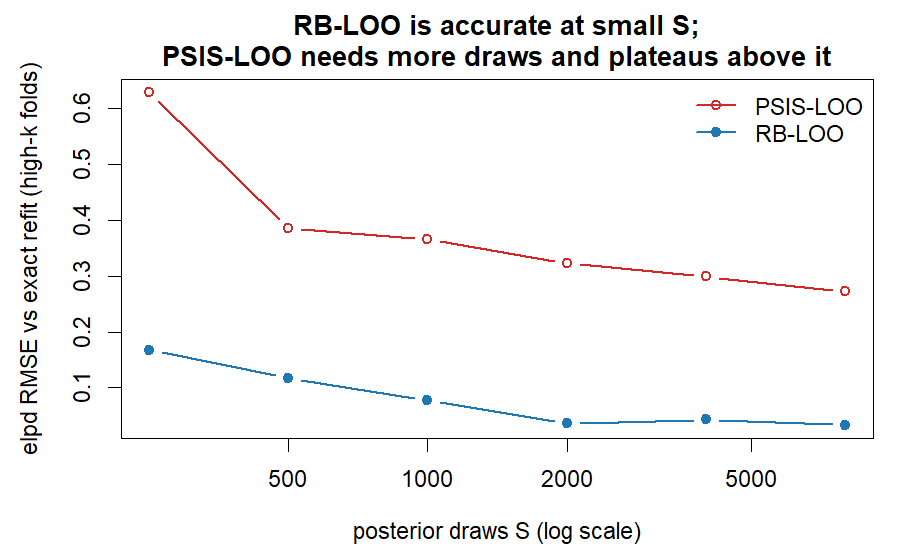

Write the R code that produced this figure.
# =====================================================================
# E-Sscaling : accuracy vs number of posterior draws S.
# The "efficient" claim, made concrete: on the failing folds, RB-LOO's weights
# have finite variance so its elpd converges fast in S, while PSIS-LOO's
# heavy-tailed weights leave it noisy and biased -- needing far more draws and
# never fully catching up. Gaussian random-intercept LMM (conjugate Gibbs); the
# per-fold estimator is subsampled from one long chain so the only thing varying
# is S. Gold = high-precision brute-force refit.
# =====================================================================
suppressMessages(library(loo)); set.seed(1)

gibbs_lmm <- function(y, grp, J, sigma, S=8000, warm=1500, Vmu=100, a0=2, b0=2, keep=rep(TRUE,length(y))) {
  yy<-y[keep]; gg<-grp[keep]; nj<-tabulate(gg,J); ybar<-tapply(yy,factor(gg,1:J),sum); ybar[is.na(ybar)]<-0
  mu<-0; su2<-1; a<-numeric(J); s2<-sigma^2; KM<-numeric(S); KS<-numeric(S); KA<-matrix(0,S,J); tot<-S+warm
  for(t in 1:tot){ prec<-nj/s2+1/su2; va<-1/prec; a<-rnorm(J, va*((ybar-nj*mu)/s2), sqrt(va))
    vmu<-1/(sum(nj)/s2+1/Vmu); mu<-rnorm(1, vmu*sum(yy-a[gg])/s2, sqrt(vmu))
    su2<-1/rgamma(1, a0+J/2, b0+0.5*sum(a^2))
    if(t>warm){i<-t-warm; KM[i]<-mu; KS[i]<-sqrt(su2); KA[i,]<-a} }
  list(mu=KM, su=KS, a=KA, J=J)
}
# per-fold PSIS-LOO and RB-LOO elpd from a draws subset
elpds <- function(y, grp, sigma, dr) {
  J<-dr$J; N<-length(y); nj<-tabulate(grp,J); s2<-sigma^2
  mu_s<-dr$mu; su_s<-dr$su; A_s<-dr$a; S<-length(mu_s)
  L_full<-vapply(1:N,function(i) dnorm(y[i], mu_s+A_s[,grp[i]], sigma, log=TRUE), numeric(S))
  rf<-tryCatch(relative_eff(exp(L_full),chain_id=rep(1L,S)),error=function(e) rep(1,N))
  lf<-suppressWarnings(loo(L_full,r_eff=rf))
  L_rb<-matrix(0,S,N)
  for(i in 1:N){ j<-grp[i]; ij<-which(grp==j); Sj<-rowSums(outer(rep(1,S),y[ij])-mu_s)/s2
    Sjmi<-Sj-(y[i]-mu_s)/s2; Pmi<-1/su_s^2+(nj[j]-1)/s2
    L_rb[,i]<-dnorm(y[i], mu_s+Sjmi/Pmi, sqrt(s2+1/Pmi), log=TRUE) }
  rr<-tryCatch(relative_eff(exp(L_rb),chain_id=rep(1L,S)),error=function(e) rep(1,N))
  lr<-suppressWarnings(loo(L_rb,r_eff=rr))
  list(k=lf$diagnostics$pareto_k, e_full=lf$pointwise[,"elpd_loo"], e_rb=lr$pointwise[,"elpd_loo"])
}
refit_gold <- function(y, grp, J, sigma, i){
  keep<-rep(TRUE,length(y)); keep[i]<-FALSE
  d<-gibbs_lmm(y,grp,J,sigma,S=6000,warm=1500,keep=keep)
  log(mean(dnorm(y[i], d$mu + d$a[,grp[i]], sigma)))
}

n_j<-c(1,1,1,1,2,2,3,5,8); J<-length(n_j); N<-sum(n_j); grp<-rep(1:J,n_j)
sigma<-1.0; su_true<-1.4; S_max<-8000; S_grid<-c(250,500,1000,2000,4000,8000)
REPS<-12
err_ps<-err_rb<-matrix(0,length(S_grid),0)   # cols = folds pooled across reps (high-k)
set.seed(50)
for(r in 1:REPS){
  a_true<-rnorm(J,0,su_true); y<-a_true[grp]+rnorm(N,0,sigma)
  dr<-gibbs_lmm(y,grp,J,sigma,S=S_max)
  ref<-elpds(y,grp,sigma,dr)                      # full-S reference to pick high-k folds
  hi<-which(ref$k>0.7); if(!length(hi)) next
  gold<-vapply(hi, function(i) refit_gold(y,grp,J,sigma,i), numeric(1))
  Ep<-Er<-matrix(NA,length(S_grid),length(hi))
  for(si in seq_along(S_grid)){ S<-S_grid[si]
    drs<-list(mu=dr$mu[1:S], su=dr$su[1:S], a=dr$a[1:S,,drop=FALSE], J=J)
    e<-elpds(y,grp,sigma,drs)
    Ep[si,]<-e$e_full[hi]-gold; Er[si,]<-e$e_rb[hi]-gold }
  err_ps<-cbind(err_ps,Ep); err_rb<-cbind(err_rb,Er)
  cat(sprintf("  rep %2d/%d : %d high-k folds (cumulative %d)\n", r,REPS,length(hi),ncol(err_ps)))
}
rmse_ps<-sqrt(rowMeans(err_ps^2)); rmse_rb<-sqrt(rowMeans(err_rb^2))
cat("\n================ E-Sscaling : elpd RMSE vs refit on high-k folds ================\n")
cat(sprintf("  pooled high-k folds: %d\n", ncol(err_ps)))
for(si in seq_along(S_grid)) cat(sprintf("  S=%5d :  PSIS-LOO RMSE=%.3f   RB-LOO RMSE=%.3f\n", S_grid[si], rmse_ps[si], rmse_rb[si]))
saveRDS(list(S_grid=S_grid, rmse_ps=rmse_ps, rmse_rb=rmse_rb, err_ps=err_ps, err_rb=err_rb), "s_scaling.rds")

png("s_scaling.png", width=900, height=560, res=135)
par(mar=c(4.6,4.6,3,1))
yl<-range(c(rmse_ps,rmse_rb)); plot(S_grid, rmse_ps, type="b", pch=1, col="#d62728", lwd=2, log="x",
     ylim=yl, xlab="posterior draws S (log scale)", ylab="elpd RMSE vs exact refit (high-k folds)",
     main="RB-LOO is accurate at small S;\nPSIS-LOO needs more draws and plateaus above it")
lines(S_grid, rmse_rb, type="b", pch=19, col="#1f77b4", lwd=2)
legend("topright", bty="n", pch=c(1,19), col=c("#d62728","#1f77b4"), lwd=2, legend=c("PSIS-LOO","RB-LOO"))
dev.off(); cat("\nWrote figure: s_scaling.png\n")
